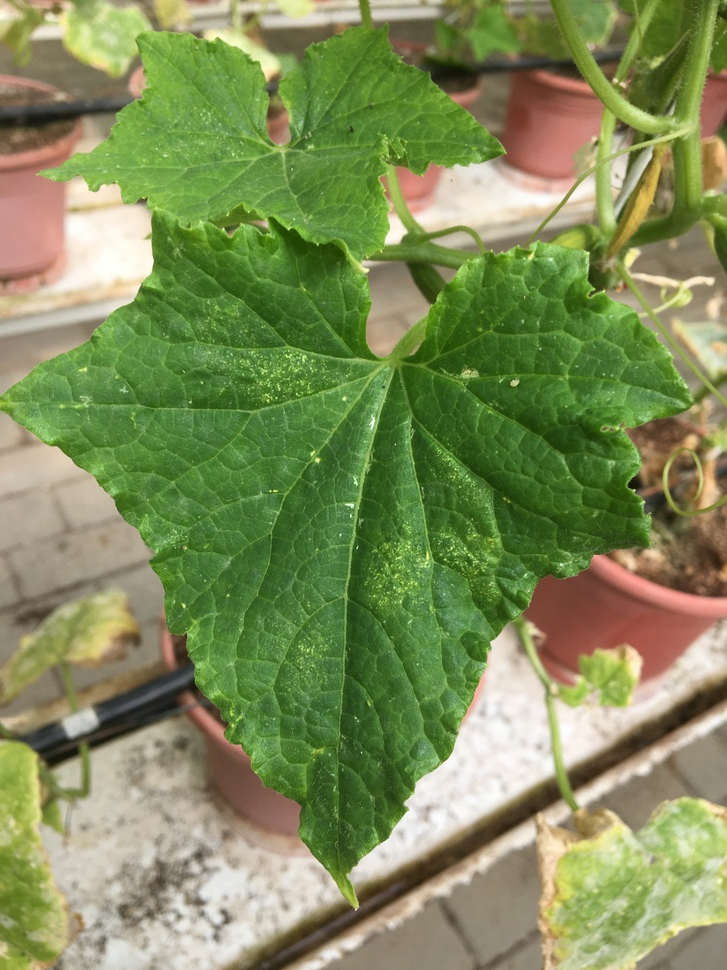
#> input picture bckp/Segmentation/O_Healthy_IMG_2071.JPG, 727 x 970 px, shrunk from 3024 x 4032 before the run
$ python color_masking.py
#> lines starting #> are read from the running program, lines starting #| are printed output that depends on the picture; after the words box and inside, x2 and y2 are one past the last pixel; in counts of white or black regions, pixels touching at a corner belong together

import cv2
import os

path = os.path.dirname(os.path.abspath(__file__)) + "/O_Healthy_IMG_2071.JPG"
img = cv2.imread(path)
#> img is the input picture: shape (970, 727, 3); mean B, G, R 89.5, 141.1, 127.7

rgb_img = cv2.cvtColor(img, cv2.COLOR_BGR2RGB)
hsv_img = cv2.cvtColor(rgb_img, cv2.COLOR_RGB2HSV)
#> hsv_img: shape (970, 727, 3); mean H, S, V 33.8, 113, 149

# Define the Color Range to be Detected
light_green = (40, 40, 40)
dark_green = (70, 255, 255)
mask = cv2.inRange(hsv_img, light_green, dark_green)
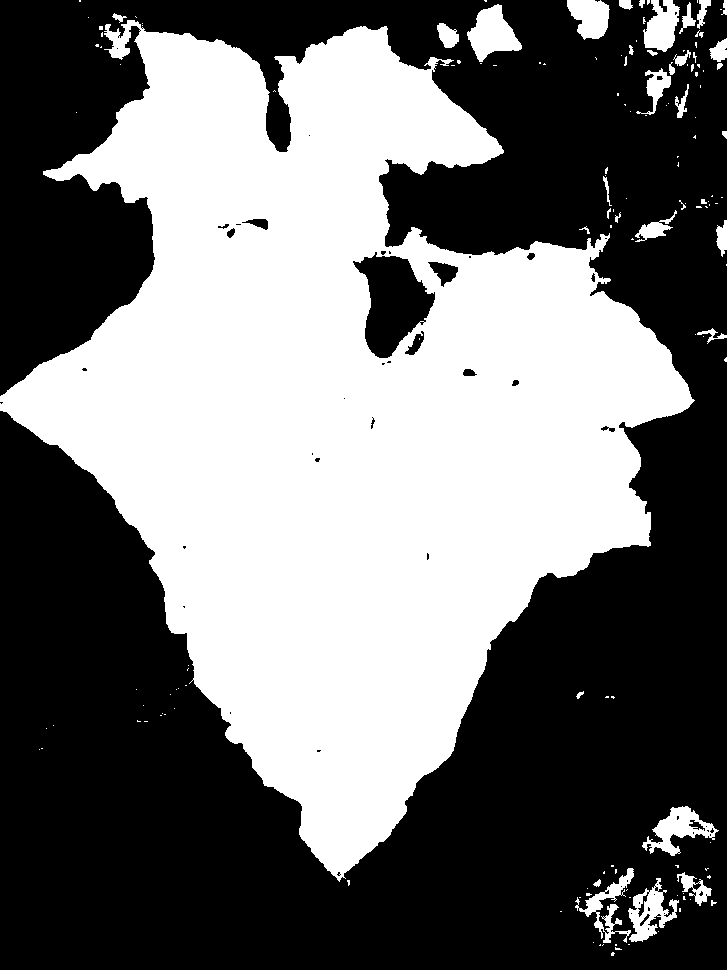
#> mask: shape (970, 727); 44.4% white; 149 white regions (111 under 20 px), largest, box (x1, y1, x2, y2) and area: (0, 20, 695, 882) 300496, (467, 4, 522, 62) 1771, (642, 806, 719, 856) 1525

result = cv2.bitwise_and(img, img, mask=mask)
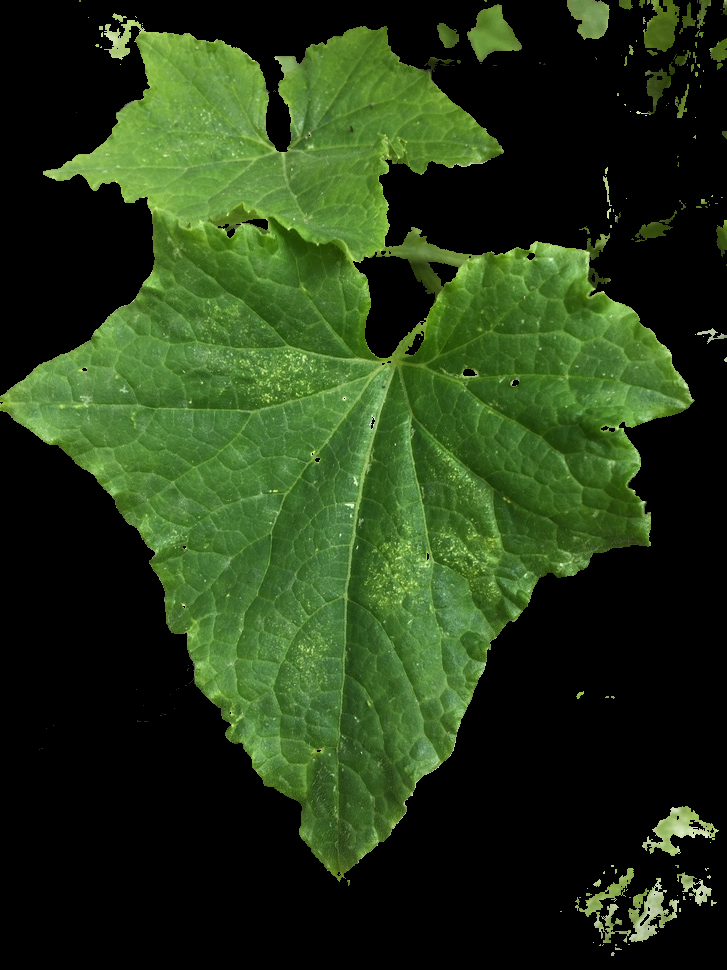
#> result: shape (970, 727, 3); mean B, G, R 23, 56.6, 36.9
cv2.imwrite(os.path.join(os.path.dirname(os.path.abspath(__file__)), 'sample_color_masked.jpg'), result)
